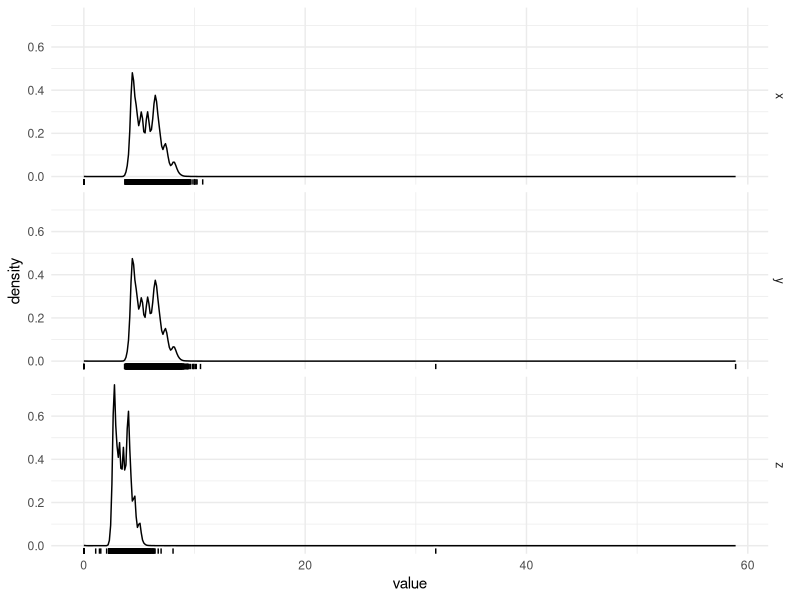
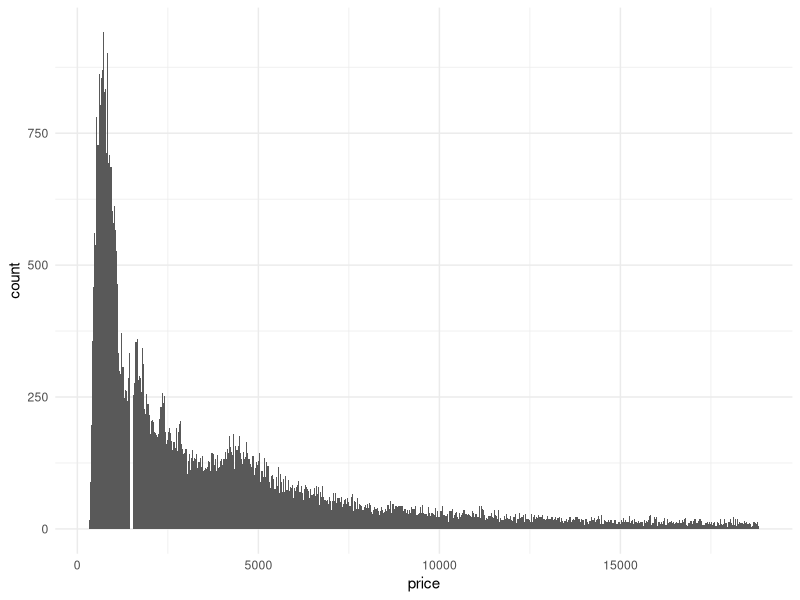
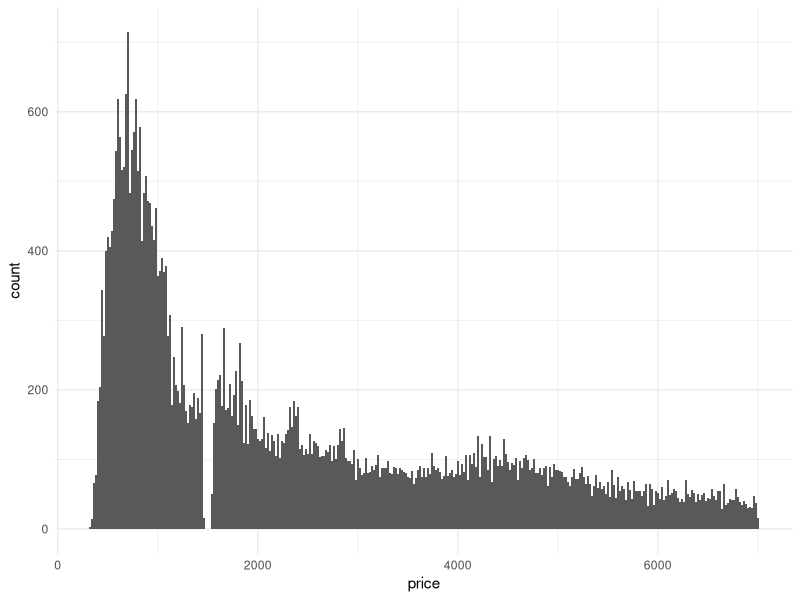
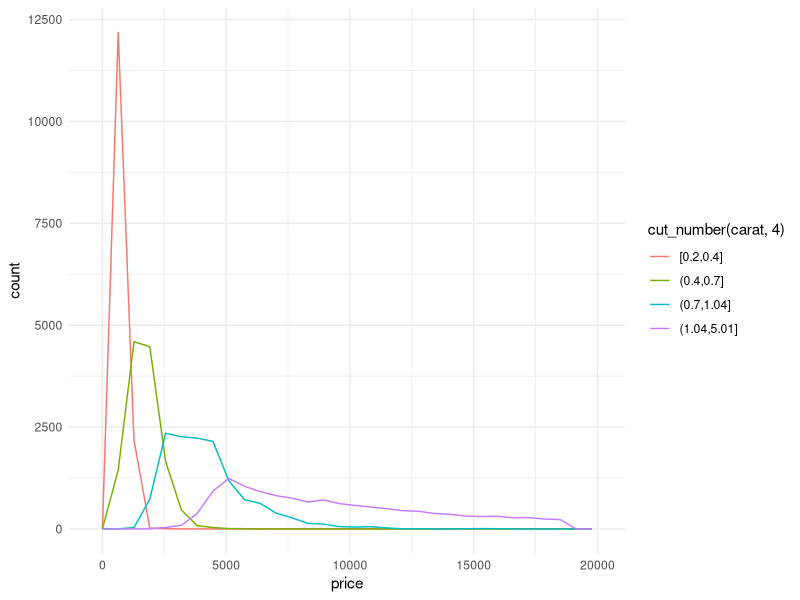
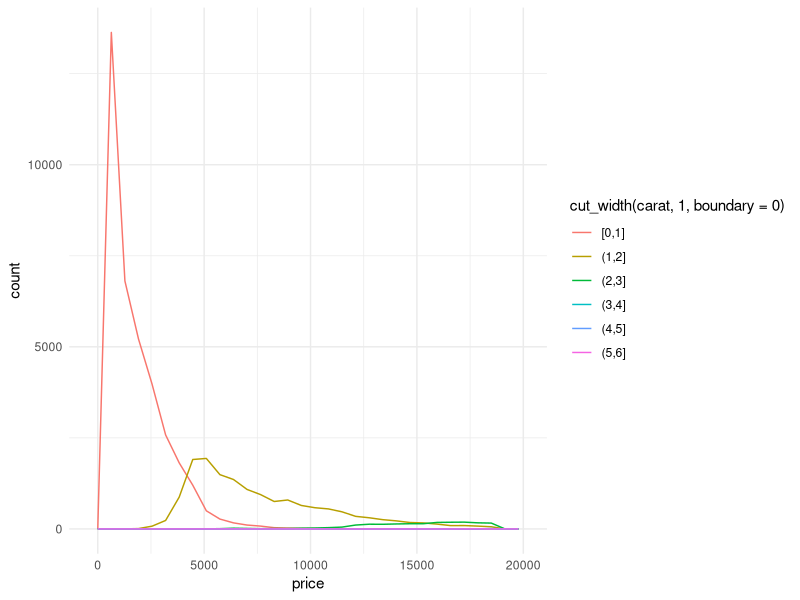
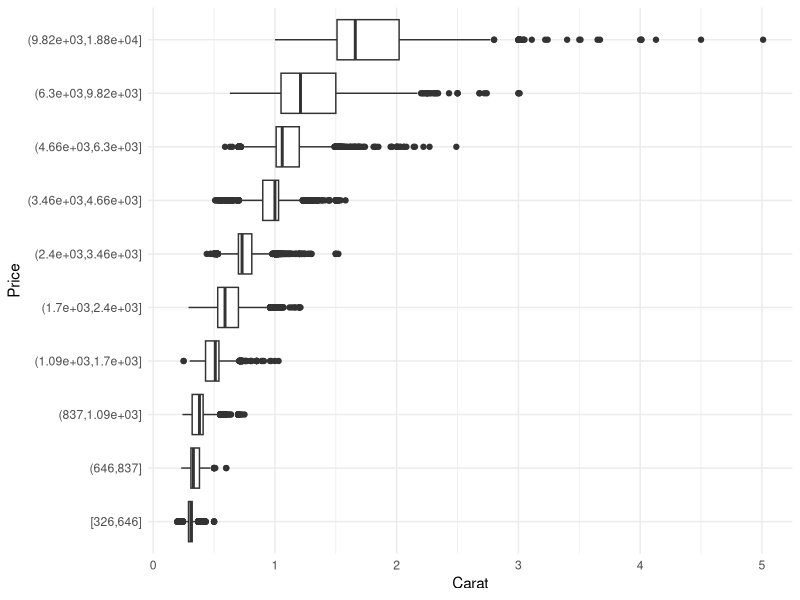
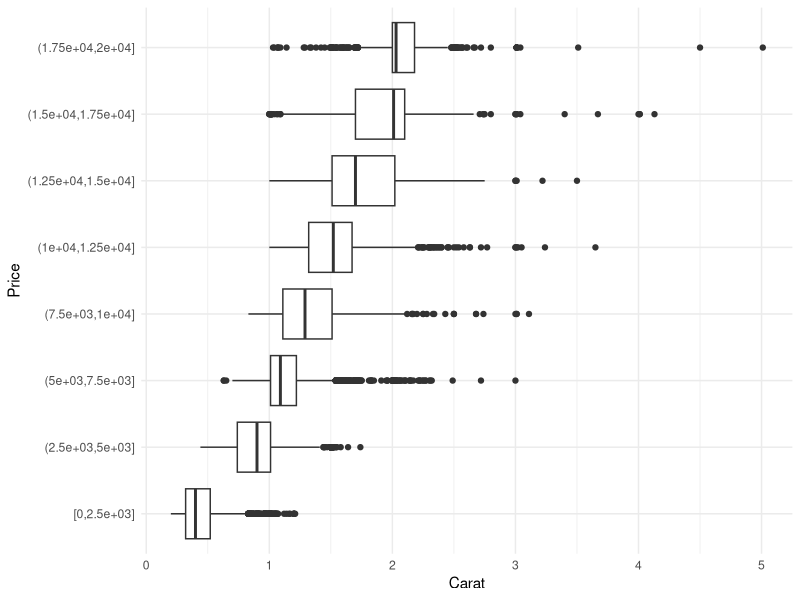

Here is the R script that generated these plots, in order:
## ---- chunk 1
knitr::opts_chunk$set(echo = TRUE)
## ---- chunk 2
library(tidyverse)
## ---- chunk 3
diamonds %>% 
  select(x, y, z) %>% 
  mutate(id=row_number()) %>% 
  gather(-'id', key = "key", value = "value") %>% 
  ggplot(aes(x=value)) + geom_density() + geom_rug() + 
  facet_grid(key ~ .) + 
  theme_minimal()
## ---- chunk 4
diamonds %>% 
  ggplot() + geom_histogram(aes(x=price), binwidth = 30) + 
  theme_minimal()
diamonds %>% 
  filter(price<7000) %>% 
  ggplot() + geom_histogram(aes(x=price), binwidth = 20) + 
  theme_minimal()
## ---- chunk 5
diamonds %>% 
  filter(carat>=0.99, carat<=1) %>% 
  count(carat)
## ---- chunk 6
diamonds %>% 
  ggplot(aes(x=price, color=cut_number(carat, 4))) +
  geom_freqpoly() + 
  theme_minimal()

diamonds %>% 
  ggplot(aes(x=price, color=cut_width(carat, 1, boundary = 0))) +
  geom_freqpoly() + 
  theme_minimal()
## ---- chunk 7
diamonds %>% 
  ggplot(aes(x=cut_number(price,10), y=carat)) + geom_boxplot() +
  xlab("Price") + ylab("Carat") +
  coord_flip() + 
  theme_minimal()

diamonds %>% 
  ggplot(aes(x=cut_width(price,2500, boundary = 0), y=carat)) + geom_boxplot() +
  xlab("Price") + ylab("Carat") +
  coord_flip() + 
  theme_minimal()
## ---- chunk 8
table2_rate <- table2 %>% spread(key="type", value="count") %>% 
  mutate(rate=cases/population*10000) %>% 
  gather(key="type", value="count", -"country", -"year", convert = TRUE) %>% 
  arrange(country, year)
table2_rate
## ---- chunk 9
table4c <- left_join(table4a, table4b, by="country") %>% 
  rename(case99="1999.x", case00="2000.x", 
         popn99="1999.y", popn00="2000.y") %>% 
  mutate(rate99=case99/popn99*10000, 
         rate00=case00/popn00*10000) %>% 
  select(country, rate99, rate00) %>% 
  rename("1999"=rate99, "2000"=rate00)
table4c
## ---- chunk 10
stocks <- tibble(
  year = c(2015, 2015, 2016, 2016),
  half = c(1, 2, 1, 2),
  return = c(1.88, 0.59, 0.92, 0.17)
)
stocks

stocks %>% 
  spread(year, return) %>%
  gather("year", "return", '2015':'2016')

stocks %>% 
  spread(year, return)

stocks %>% 
  spread(year, return) %>%
  gather("year", "return", '2015':'2016', convert = TRUE)
## ---- chunk 11
preg <- tribble(
  ~pregnant, ~male, ~female, 
  "yes", NA, 10,
  "no", 20, 12
)
preg

(preg2 <- preg %>% gather(-pregnant, key="gender", value="count", na.rm=TRUE))

preg3 <- preg2 %>%
  mutate(
    female = (gender == "female"),
    pregnant = (pregnant == "yes")
  ) %>%
  select(-gender)
preg3

filter(preg2, gender=="female", pregnant=="no")
filter(preg2, gender=="female", pregnant=="yes")
